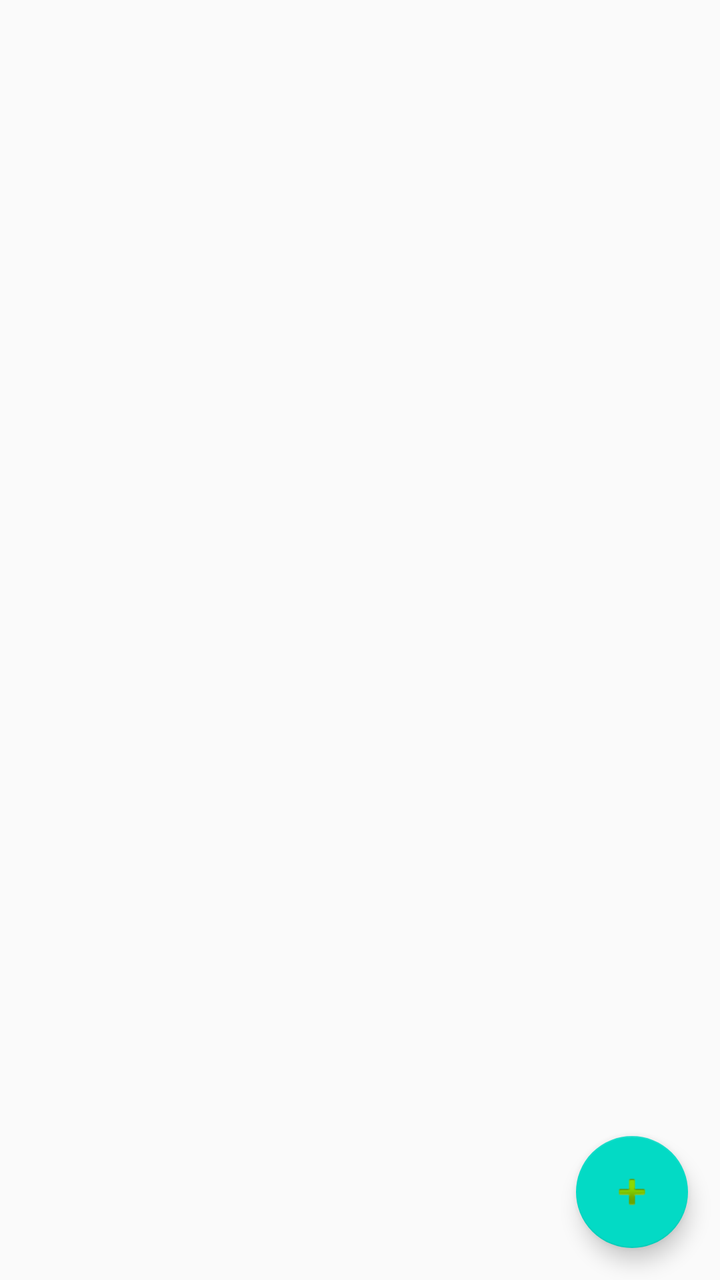
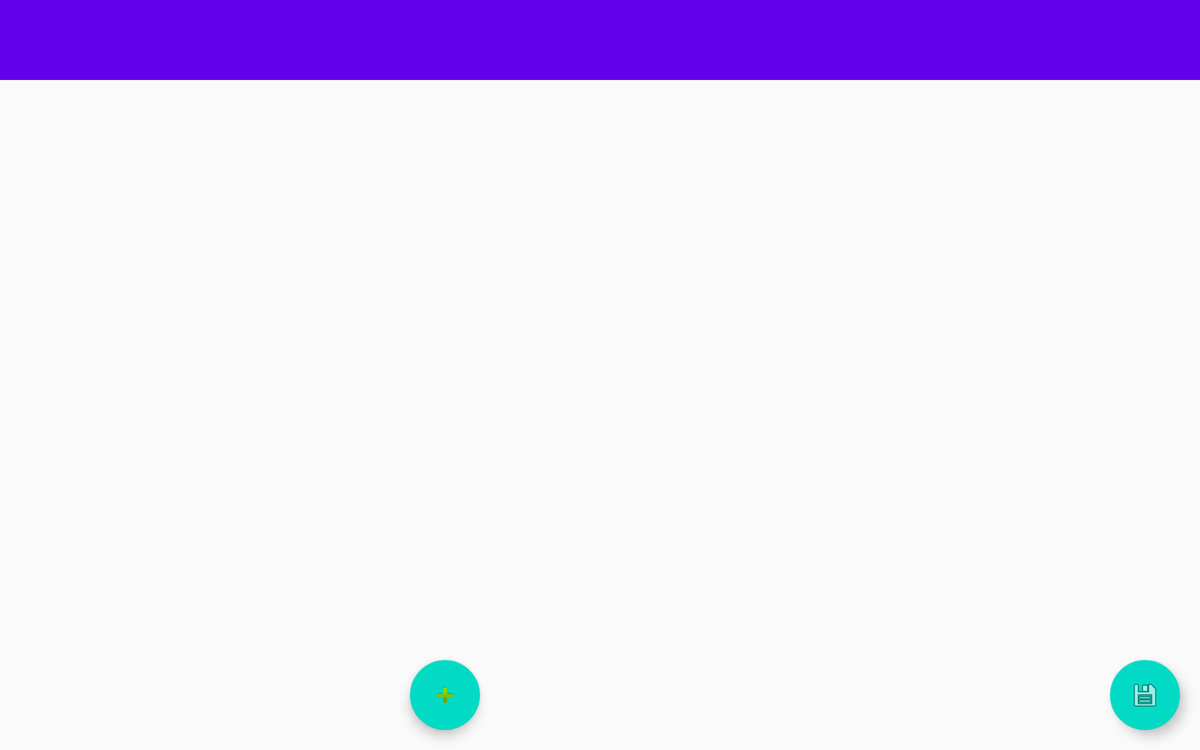

First picture: res/layout/ on a phone held upright. Second picture: the repository's own variant of that layout, on a device whose configuration matches the variant's folder. Source for both follows.
<!-- AndroidManifest.xml: application theme AppTheme -->
<!-- res/layout/task_list.xml -->
<android.support.constraint.ConstraintLayout xmlns:android="http://schemas.android.com/apk/res/android"
    xmlns:app="http://schemas.android.com/apk/res-auto"
    xmlns:tools="http://schemas.android.com/tools"
    android:layout_width="match_parent"
    android:layout_height="match_parent"
    android:layout_marginLeft="0dp"
    android:layout_marginRight="0dp"
    android:baselineAligned="false"
    android:divider="?android:attr/dividerHorizontal"
    android:orientation="horizontal"
    android:showDividers="none"
    tools:context=".view.MainActivity">

    

    <android.support.v7.widget.RecyclerView xmlns:android="http://schemas.android.com/apk/res/android"
        xmlns:tools="http://schemas.android.com/tools"
        android:id="@+id/task_list"
        android:name="com.mooo.ewolvy.whendidi.TaskListFragment"
        android:layout_width="match_parent"
        android:layout_height="match_parent"
        android:layout_marginLeft="16dp"
        android:layout_marginRight="16dp"
        tools:context="com.mooo.ewolvy.whendidi.view.TaskListActivity"
        tools:listitem="@layout/task_list_content" />

    <android.support.design.widget.FloatingActionButton
        android:id="@+id/fab"
        android:layout_width="wrap_content"
        android:layout_height="wrap_content"
        android:layout_gravity="bottom|end"
        android:layout_margin="@dimen/fab_margin"
        android:layout_marginBottom="16dp"
        android:layout_marginEnd="16dp"
        app:layout_constraintBottom_toBottomOf="parent"
        app:layout_constraintEnd_toEndOf="parent"
        app:srcCompat="@android:drawable/ic_input_add" />


</android.support.constraint.ConstraintLayout>
<!-- resources referenced by this layout -->
<resources>
  <dimen name="fab_margin">16dp</dimen>
  <style name="AppTheme" parent="Theme.AppCompat.Light.DarkActionBar">
      
      <item name="colorPrimary">@color/colorPrimary</item>
      <item name="colorPrimaryDark">@color/colorPrimaryDark</item>
      <item name="colorAccent">@color/colorAccent</item>
  </style>
</resources>
<!-- res/layout-w900dp/task_list.xml (the author's variant of the layout above) -->
<!-- drawn on a 7-inch tablet turned sideways -->
<?xml version="1.0" encoding="utf-8"?>
<android.support.constraint.ConstraintLayout xmlns:android="http://schemas.android.com/apk/res/android"
    xmlns:app="http://schemas.android.com/apk/res-auto"
    xmlns:tools="http://schemas.android.com/tools"
    android:layout_width="match_parent"
    android:layout_height="match_parent"
    android:layout_marginLeft="16dp"
    android:layout_marginRight="16dp"
    android:baselineAligned="false"
    android:divider="?android:attr/dividerHorizontal"
    android:orientation="horizontal"
    android:showDividers="middle"
    tools:context=".view.MainActivity">

    

    <android.support.design.widget.AppBarLayout
        android:id="@+id/app_bar"
        android:layout_width="match_parent"
        android:layout_height="@dimen/app_bar_height"
        android:fitsSystemWindows="true"
        android:theme="@style/ThemeOverlay.AppCompat.Dark.ActionBar"
        app:layout_constraintEnd_toEndOf="parent"
        app:layout_constraintStart_toStartOf="parent"
        app:layout_constraintTop_toTopOf="parent">

        <android.support.design.widget.CollapsingToolbarLayout
            android:id="@+id/toolbar_layout"
            android:layout_width="match_parent"
            android:layout_height="match_parent"
            android:fitsSystemWindows="true"
            app:contentScrim="?android:attr/colorPrimary"
            app:layout_scrollFlags="scroll|exitUntilCollapsed"
            app:toolbarId="@+id/toolbar">

            <android.support.v7.widget.Toolbar
                android:id="@+id/detail_toolbar"
                android:layout_width="match_parent"
                android:layout_height="?android:attr/actionBarSize"
                app:layout_collapseMode="pin"
                app:popupTheme="@style/ThemeOverlay.AppCompat.Light" />

        </android.support.design.widget.CollapsingToolbarLayout>

    </android.support.design.widget.AppBarLayout>

    <android.support.v7.widget.RecyclerView xmlns:android="http://schemas.android.com/apk/res/android"
        xmlns:tools="http://schemas.android.com/tools"
        android:id="@+id/task_list"
        android:name="com.mooo.ewolvy.whendidi.TaskListFragment"
        android:layout_width="@dimen/item_width"
        android:layout_height="0dp"
        app:layout_constraintBottom_toBottomOf="parent"
        app:layout_constraintStart_toStartOf="parent"
        app:layout_constraintTop_toBottomOf="@+id/app_bar"
        tools:context="com.mooo.ewolvy.whendidi.view.TaskListActivity"
        tools:listitem="@layout/task_list_content" />

    <android.support.design.widget.FloatingActionButton
        android:id="@+id/fab"
        android:layout_width="wrap_content"
        android:layout_height="wrap_content"
        android:layout_gravity="bottom|end"
        android:layout_margin="@dimen/fab_margin"
        android:layout_marginBottom="24dp"
        android:layout_marginEnd="24dp"
        app:layout_constraintBottom_toBottomOf="@+id/task_list"
        app:layout_constraintEnd_toEndOf="@+id/task_list"
        app:srcCompat="@android:drawable/ic_input_add" />

    <android.support.design.widget.FloatingActionButton
        android:id="@+id/fab2"
        android:layout_width="wrap_content"
        android:layout_height="wrap_content"
        android:layout_gravity="center_vertical|start"
        android:layout_margin="@dimen/fab_margin"
        android:layout_marginBottom="24dp"
        android:layout_marginEnd="24dp"
        app:layout_anchor="@+id/task_detail_container"
        app:layout_anchorGravity="top|end"
        app:layout_constraintBottom_toBottomOf="@+id/task_detail_container"
        app:layout_constraintEnd_toEndOf="@+id/task_detail_container"
        app:srcCompat="@android:drawable/ic_menu_save" />

    <FrameLayout
        android:id="@+id/task_detail_container"
        android:layout_width="0dp"
        android:layout_height="0dp"
        android:layout_marginStart="8dp"
        android:layout_weight="3"
        app:layout_constraintBottom_toBottomOf="parent"
        app:layout_constraintEnd_toEndOf="parent"
        app:layout_constraintStart_toEndOf="@+id/task_list"
        app:layout_constraintTop_toBottomOf="@+id/app_bar" />


</android.support.constraint.ConstraintLayout>
<!-- resources referenced by the variant -->
<!-- as a 7-inch tablet turned sideways resolves them -->
<resources>
  <dimen name="app_bar_height">64dp</dimen>
  <dimen name="fab_margin">16dp</dimen>
  <dimen name="item_width">400dp</dimen>
  <style name="AppTheme" parent="Theme.AppCompat.Light.DarkActionBar">
      
      <item name="colorPrimary">@color/colorPrimary</item>
      <item name="colorPrimaryDark">@color/colorPrimaryDark</item>
      <item name="colorAccent">@color/colorAccent</item>
  </style>
</resources>
